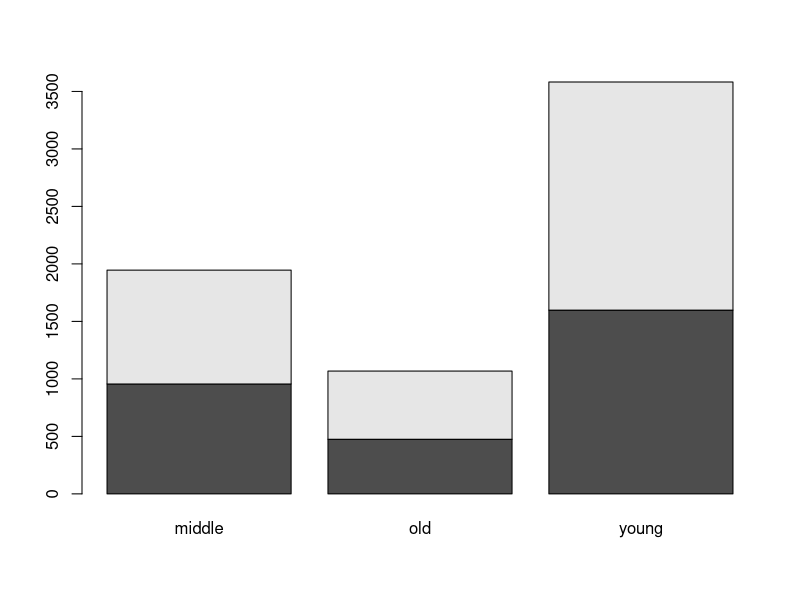
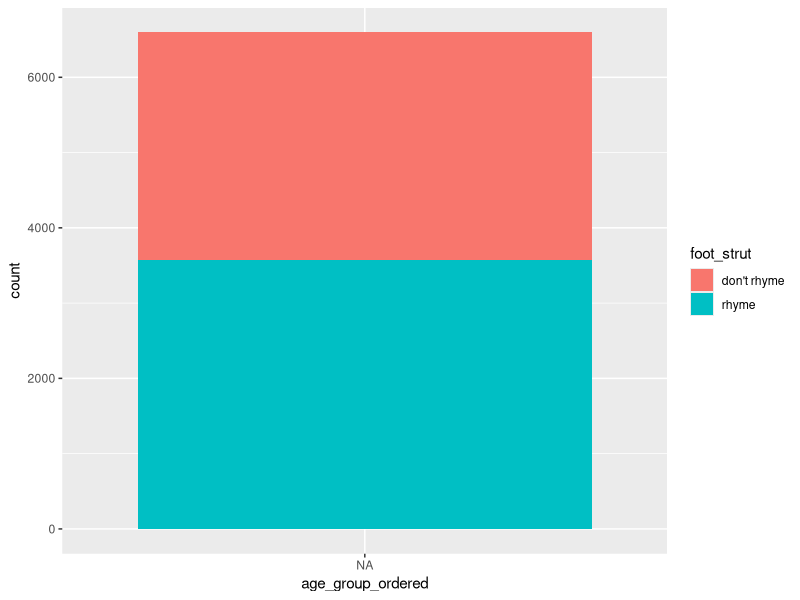
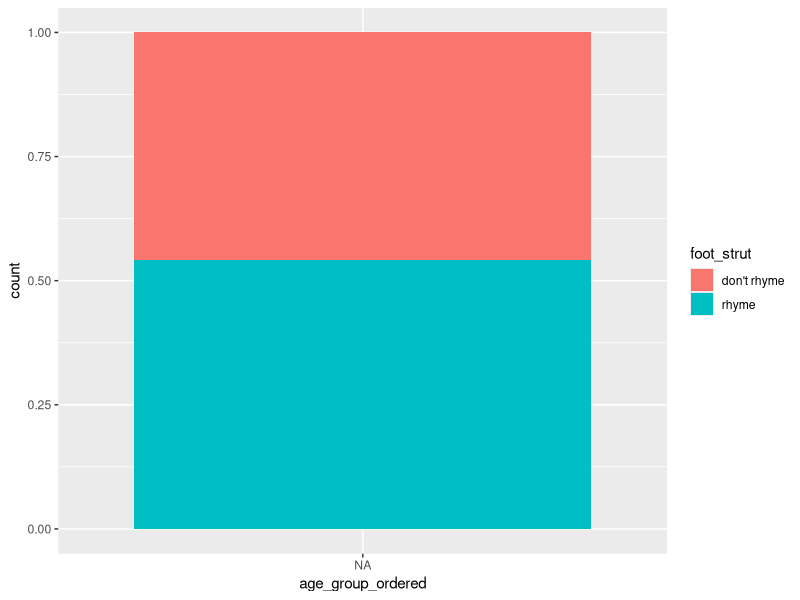
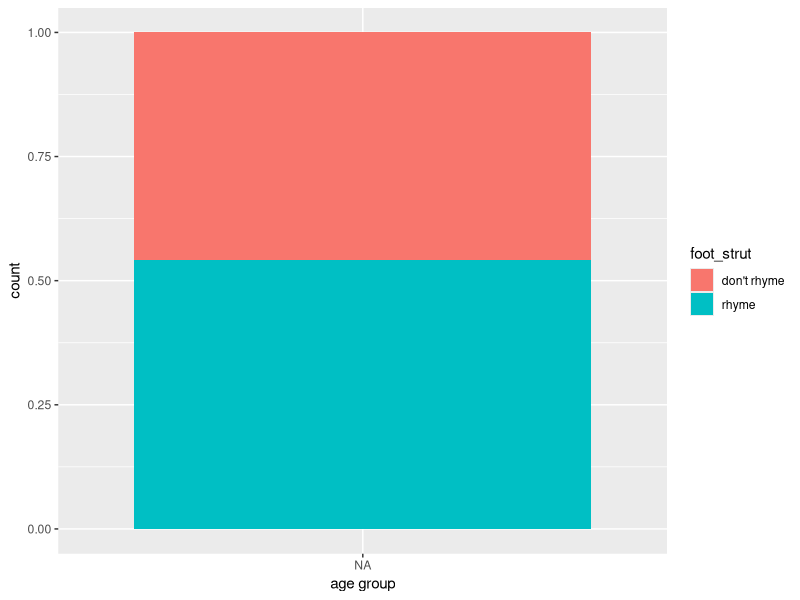
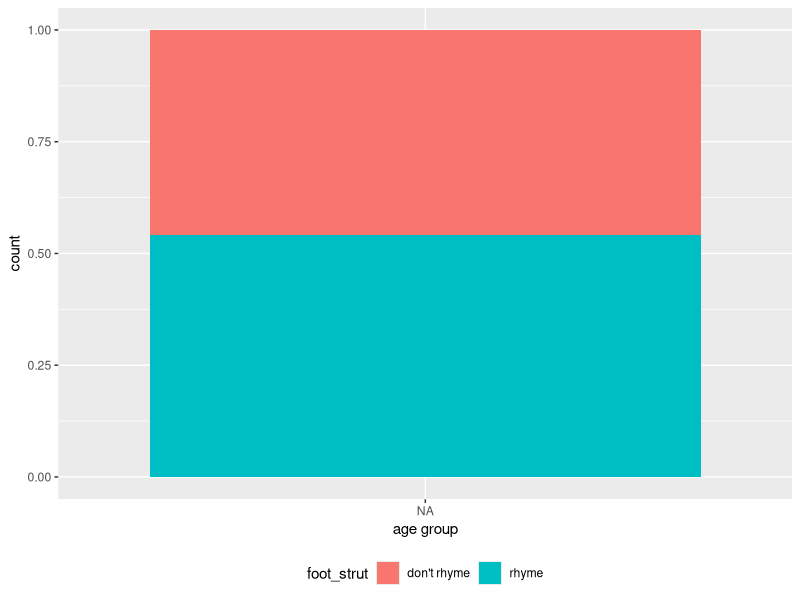
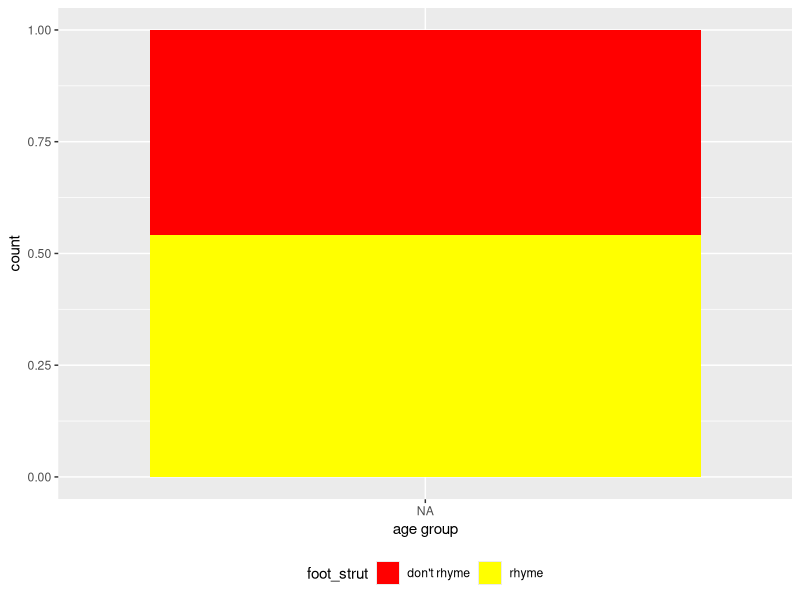
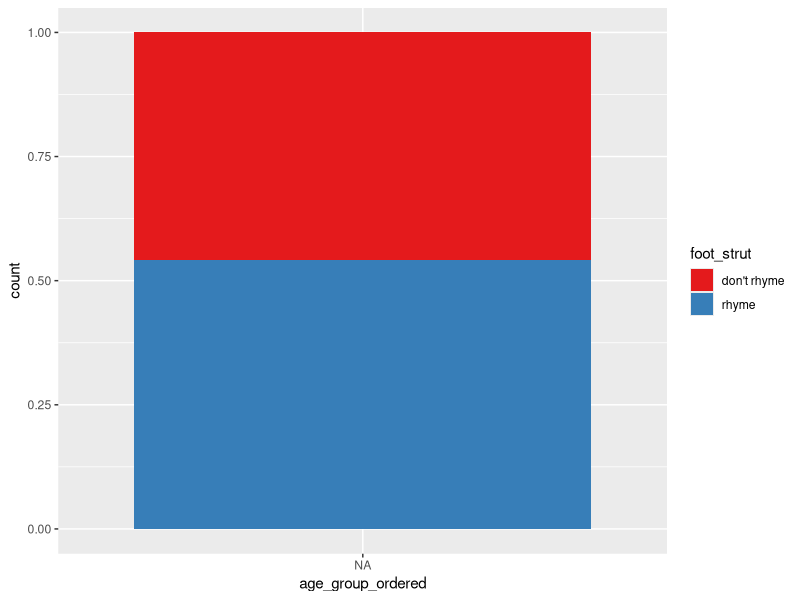
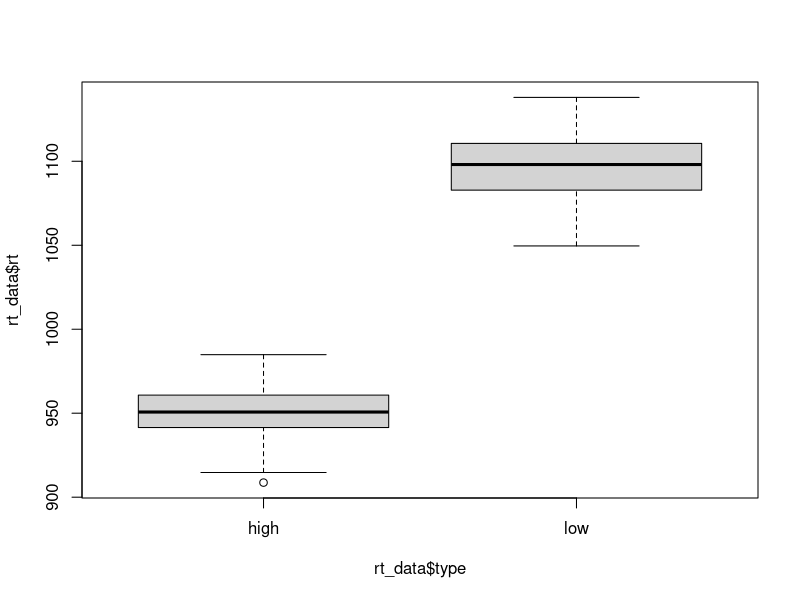

Generate these figures, in order, with R:
## ---- chunk 1
1+3
## ---- chunk 2
## LOAD PACKAGES ####
library(dplyr) # this is a package that makes handling data easier
library(ggplot2) # this is a package that makes nice graphs
## ---- chunk 3
## LOAD IN DATA ####
dialect_data = read.csv("dialectdata.csv")
## ---- chunk 4
dim(dialect_data)
## ---- chunk 5
head(dialect_data)
## ---- chunk 6
tail(dialect_data)
## ---- chunk 7
colnames(dialect_data)
## ---- chunk 8
# Look at factor levels for some columns
levels(dialect_data$foot_strut)
levels(dialect_data$give_it_me)
## ---- chunk 9
table(dialect_data$foot_strut)
## ---- chunk 10
table(dialect_data$foot_strut, dialect_data$age_group)
## ---- chunk 11
#your code here for your choice of independent variable
## ---- chunk 12
foot_strut.tab = table(dialect_data$foot_strut, dialect_data$age_group)
## ---- chunk 13
foot_strut.tab 
## ---- chunk 14
prop.table(foot_strut.tab, 2) 
## ---- chunk 15
foot_strut.prop.tab = prop.table(foot_strut.tab, 2) 
## ---- chunk 16
# WRONG WAY AROUND
prop.table(foot_strut.tab, 1) 
## ---- chunk 17
dialect_data %>%
  group_by(age_group) %>% # the independent variable
  count(foot_strut) %>% # the dependent variable
  mutate(prop = prop.table(n))
## ---- chunk 18
# here you can look at another independent variable's affect on foot_strut

## ---- chunk 19
barplot(foot_strut.tab)
## ---- chunk 20
#create a barplot with the proportions of foot_strut instead of raw numbers

## ---- chunk 21
levels(dialect_data$age_group)
## ---- chunk 22
# reordering
dialect_data$age_group_ordered = factor(dialect_data$age_group,levels(dialect_data$age_group)[c(3, 1, 2)])

#having a look at new order
levels(dialect_data$age_group_ordered)
## ---- chunk 23
ggplot(dialect_data, aes(age_group_ordered, fill = foot_strut)) + 
  geom_bar()
## ---- chunk 24
ggplot(dialect_data, aes(age_group_ordered, fill = foot_strut)) +
  geom_bar(position="fill")
## ---- chunk 25
ggplot(dialect_data, aes(age_group_ordered, fill = foot_strut)) +
  geom_bar(position="fill") +
  xlab("age group")
## ---- chunk 26
ggplot(dialect_data, aes(age_group_ordered, fill = foot_strut)) +
  geom_bar(position="fill") +
  xlab("age group") +
  theme(legend.position = "bottom")
## ---- chunk 27
ggplot(dialect_data, aes(age_group_ordered, fill = foot_strut)) +
  geom_bar(position="fill") +
  xlab("age group") +
  theme(legend.position = "bottom") +
  scale_fill_manual(values = c("red", "yellow"))
## ---- chunk 28
#my ggplot with new colours

## ---- chunk 29
ggplot(dialect_data, aes(age_group_ordered, fill = foot_strut)) +
  geom_bar(position="fill") +
  scale_fill_brewer(palette="Set1") 
## ---- chunk 30
## LOAD IN DATA ####
rt_data = read.delim("reactiondata.txt")
## ---- chunk 31
dim(rt_data)
## ---- chunk 32
head(rt_data)
## ---- chunk 33
tail(rt_data)
## ---- chunk 34
colnames(rt_data)
## ---- chunk 35
# Look at factor levels for some columns
levels(rt_data$group)
levels(rt_data$type)
## ---- chunk 36
table(rt_data$group)
## ---- chunk 37
table(rt_data$type)
## ---- chunk 38
levels(rt_data$rt)
## ---- chunk 39
summary(rt_data$rt)
## ---- chunk 40
boxplot(rt_data$rt ~ rt_data$type)
## ---- chunk 41
# plot and run the group variable in this chunk


## ---- chunk 42
hist(rt_data$rt)
## ---- chunk 43
ggplot(rt_data, aes(x = group, y = rt)) +
  geom_boxplot()
## ---- chunk 44
ggplot(rt_data, aes(x = group, y = rt, colour = group)) +
  geom_boxplot()
## ---- chunk 45
ggplot(rt_data, aes(x = group, y = rt, fill = group)) +
  geom_boxplot()
## ---- chunk 46
ggplot(rt_data, aes(x=group, y=rt, fill=group)) + geom_boxplot() +
   scale_fill_brewer(palette="Spectral")
## ---- chunk 47

## ---- chunk 48

## ---- chunk 49
bl_data = subset(rt_data, group =="bilingual")
## ---- chunk 50
dim(bl_data)
head(bl_data)
tail(bl_data)
## ---- chunk 51
ggplot(bl_data, aes(x=type, y=rt, fill=type)) + geom_boxplot() 
## ---- chunk 52
ggplot(bl_data, aes(x=type, y=rt, colour=type)) + geom_boxplot() +
  ylab("reaction time (ms)") +
  xlab("") +
  scale_colour_brewer(palette = "Set1") +
  theme_bw()
## ---- chunk 53
bl_data_dplyr = rt_data %>%
  filter(group == "bilingual")
## ---- chunk 54
dim(bl_data_dplyr)
head(bl_data_dplyr)
tail(bl_data_dplyr)
## ---- chunk 55
rt_data %>%
  filter(group == "bilingual") %>%
  ggplot(aes(x=type, y=rt, colour=type)) + geom_boxplot() 
## ---- chunk 56
bl_data_dplyr = rt_data %>%
  filter(group != "monolingual")
## ---- chunk 57
quick_rt_data = rt_data %>%
  filter(rt < 1000)
## ---- chunk 58
rt_data %>%
  filter(rt < 1000) %>%
  ggplot(aes(x=group, y=rt, colour=group)) + geom_boxplot() 
## ---- chunk 59
ggplot(rt_data, aes(rt)) +
    geom_histogram(binwidth=20) #binwidth tells us what numbers we should bin by.  Try changing it if you want
## ---- chunk 60
ggplot(rt_data, aes(rt)) +
    geom_density() 
## ---- chunk 61
ggplot(rt_data, aes(rt, fill=group)) +
    geom_density() 
## ---- chunk 62
ggplot(bl_data, aes(rt, fill=type)) +
    geom_density() 
## ---- chunk 63
bl.plot =
  ggplot(bl_data, aes(x=type, y=rt, colour=type)) + geom_boxplot() +
  ylab("reaction time (ms)") +
  xlab("") +
  scale_colour_brewer(palette = "Set1") +
  theme_bw()
## ---- chunk 64
bl.plot
## ---- chunk 65
pdf("figures/bilingualplot.pdf")# this tells R where to store the plot
bl.plot # which plot we want to store
dev.off() # this finishes the plotting device
## ---- chunk 66
levels(dialect_data$give_it_me)
## ---- chunk 67
1+3
